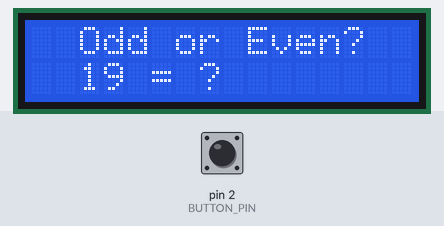
The sketch below on a simulated Arduino Uno, built with avr-gcc and run on an emulated ATmega328P. Parts: 16×2 character LCD. The inputs (shaded band) are chosen by the test bench; at power-on: pin 2 (BUTTON_PIN) HIGH. Random numbers use the default seed unless the sketch sets one.

Above: at 1.2 s.
1.3 s: pin 2 (BUTTON_PIN) pulled LOW for 0.15 s
At 1.8 s:
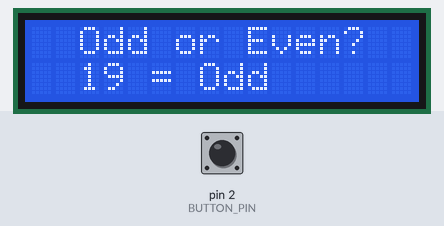
2.9 s: pin 2 (BUTTON_PIN) pulled LOW for 1 s
At 3.5 s:
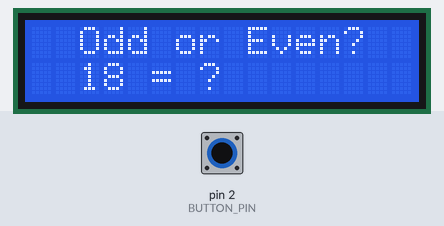
5.4 s: pin 2 (BUTTON_PIN) pulled LOW for 0.15 s
At 6.2 s:
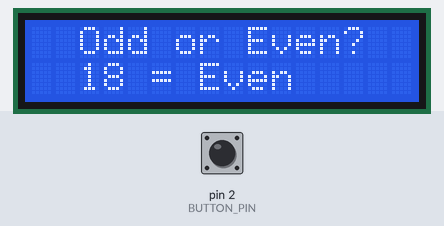
7.0 s: pin 2 (BUTTON_PIN) pulled LOW for 3.2 s
At 7.8 s:
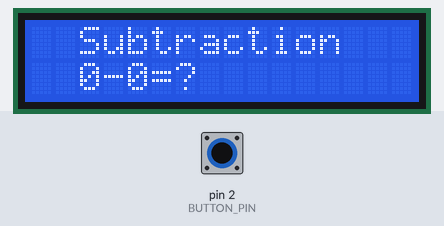
11.7 s: pin 2 (BUTTON_PIN) pulled LOW for 0.15 s
At 13.0 s:
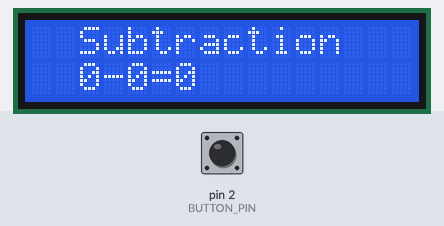
13.3 s: pin 2 (BUTTON_PIN) pulled LOW for 1 s
At 13.9 s:
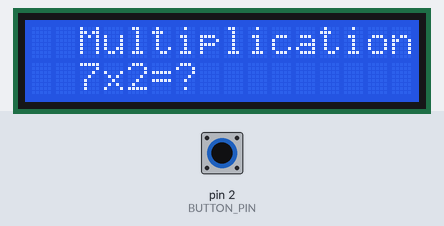
Timing chart, 0 to 16.3 s (numbered marks = the images above; inputs shaded):
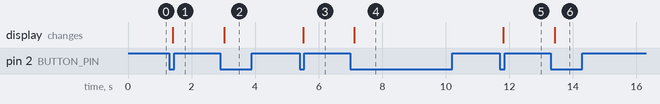

The sketch:

LCD_MATH.ino
```cpp
#include <LiquidCrystal_I2C.h>
#include <Wire.h>

#define Number_Limit 20

#define TEST_PLUS 1
#define TEST_MINUS 1
#define TEST_MULTIPLY 1
#define TEST_DIVIDE 1
#define TEST_ODDEVEN 1

#define BUTTON_PIN 2  // D2

LiquidCrystal_I2C lcd(0x27, 16, 2);

typedef void (*TestFunc)();

TestFunc tests[10];
uint8_t count = 0;

void wait_button_press() {
  // Debunce
  while (digitalRead(BUTTON_PIN) == LOW);
  delay(100);
  while (digitalRead(BUTTON_PIN) == HIGH);
  delay(100);
}

void generate_Arithmetic(const char* op, uint32_t a, uint32_t b,
                         uint32_t answer, const char* type) {
  lcd.clear();
  lcd.setCursor(2, 0);
  lcd.print(type);
  lcd.setCursor(2, 1);
  lcd.print(String(a) + op + String(b) + "=?");
  wait_button_press();
  lcd.setCursor(2, 1);
  lcd.print(String(a) + op + String(b) + "=" + String(answer));
  wait_button_press();
}

void generate_Plus() {
  uint32_t a = random(Number_Limit), b = random(Number_Limit);
  generate_Arithmetic("+", a, b, a + b, "Addition");
}
void generate_Minus() {
  uint32_t a = random(Number_Limit), b = random(a + 1);
  generate_Arithmetic("-", a, b, a - b, "Subtraction");
}
void generate_Multiply() {
  uint32_t a = random(10), b = random(10);
  generate_Arithmetic("x", a, b, a * b, "Multiplication");
}
void generate_Division() {
  uint32_t a = random(1,10), b = random(1,10);
  generate_Arithmetic("/", a * b, b, a, "Division");
}

void generate_OddEven() {
  uint32_t n = random(Number_Limit);
  const char* answer = (n % 2 == 0) ? "Even" : "Odd";
  lcd.clear();
  lcd.setCursor(2, 0);
  lcd.print("Odd or Even?");
  lcd.setCursor(2, 1);
  lcd.print(String(n) + " = ?");
  wait_button_press();
  lcd.setCursor(2, 1);
  lcd.print(String(n) + " = " + answer);
  wait_button_press();
}

void setup() {
  // Initialize the LCD
  lcd.init();
  lcd.backlight();

  // Initialize random seed
  randomSeed(analogRead(0));

  // Initialize button pin
  pinMode(BUTTON_PIN, INPUT_PULLUP);

  // Add tests based on defined macros
  if (TEST_PLUS) tests[count++] = generate_Plus;
  if (TEST_MINUS) tests[count++] = generate_Minus;
  if (TEST_MULTIPLY) tests[count++] = generate_Multiply;
  if (TEST_DIVIDE) tests[count++] = generate_Division;
  if (TEST_ODDEVEN) tests[count++] = generate_OddEven;
}

void loop() {
  // Generate a random arithmetic test
  if (count > 0) {
    tests[random(count)]();
  } else {
    lcd.clear();
    lcd.setCursor(2, 0);
    lcd.print("No test enabled");
  }
}
```

Measured:
- after the input at 1.3 s, the display: changes after 0.11 s (image 1)
- after the input at 2.9 s, the display: changes after 0.12 s (image 2)
- after the input at 5.4 s, the display: changes after 0.11 s (image 3)
- after the input at 7.0 s, the display: changes after 0.12 s (image 4)
- after the input at 11.7 s, the display: changes after 0.11 s (image 5)
- after the input at 13.3 s, the display: changes after 0.12 s (image 6)
